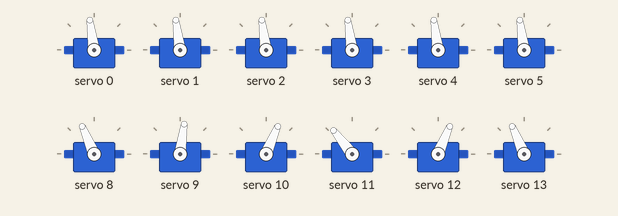
This sketch was run on a simulated Arduino Uno, built with avr-gcc and run on an emulated ATmega328P. Shown: 12 × servo. What the sketch prints to the serial monitor is not drawn.

Above: at 4.05 s.
At 5.5 s:
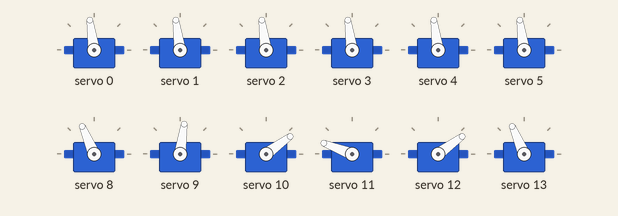
At 7.0 s:
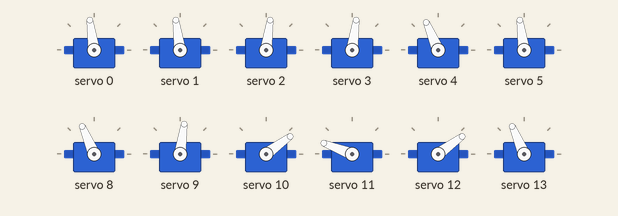
At 7.75 s:
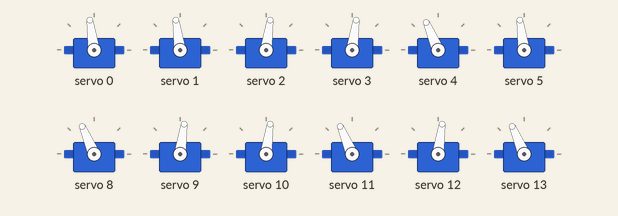
At 8.5 s:
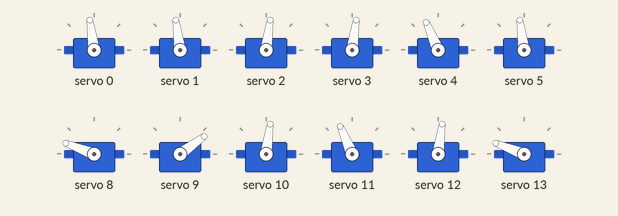
At 10.0 s:
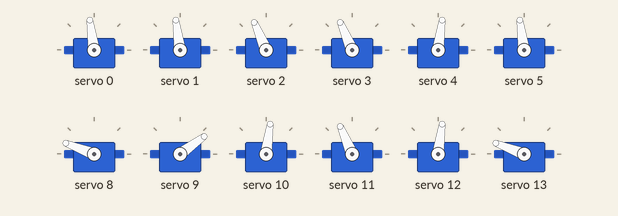
Timing chart, 0 to 11.8 s (numbered marks = the images above):
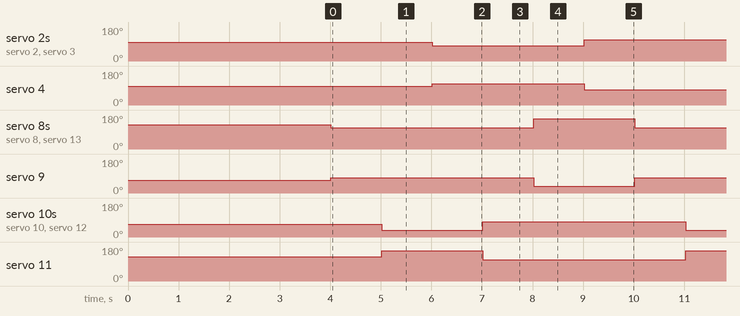

Measured:
- by itself, servo 2–4: alternates 113° for 3.0 s and 82° for 3.0 s
- by itself, servo 8, servo 11, servo 13: alternates 159° for 2.0 s and 113° for 4.0 s
- by itself, servo 9, servo 10, servo 12: alternates 82° for 4.0 s and 36° for 2.0 s

The sketch:

spider.ino
```cpp
#include <Wire.h>
#include <Adafruit_PWMServoDriver.h>

// SG90-->400-2500=0-180   MG996R-->400-2500=0-120
#define SERVO_FREQ 50  // Analog servos run at ~50 Hz updates

Adafruit_PWMServoDriver pwm = Adafruit_PWMServoDriver(0x40, Wire);
int all_Angle = 0;
int pos_A = 0;
int neg_A = 0;
int angle0 = 0;
int angle1 = 0;
int angle2 = 0;
int angle3 = 0;
int angle4 = 0;
int angle5 = 0;

int PWM_value = 0;
int pos_PWM_value = 0;
int neg_PWM_value = 0;

void setup() {
  // put your setup code here, to run once:
  Serial.begin(9600);
  Serial.println("Servo test!");
  pwm.begin();
  pwm.setOscillatorFrequency(27000000);
  pwm.setPWMFreq(SERVO_FREQ);  // Analog servos run at ~50 Hz updates
  all_Angle = 0;
  PWM_value = map(all_Angle, -90, 90, 600, 2500);

  pos_A = 30;
  pos_PWM_value = map(pos_A, -90, 90, 600, 2500);

  neg_A = -30;
  neg_PWM_value = map(neg_A, -90, 90, 600, 2500);

  //==============yaw leg==============
  pwm.writeMicroseconds(0, PWM_value);
  pwm.writeMicroseconds(1, PWM_value);
  pwm.writeMicroseconds(2, PWM_value);
  pwm.writeMicroseconds(3, PWM_value);
  pwm.writeMicroseconds(4, PWM_value);
  pwm.writeMicroseconds(5, PWM_value);
  delay(2000);

  //==============row leg==============
  pwm.writeMicroseconds(8, pos_PWM_value);  // 1
  pwm.writeMicroseconds(9, neg_PWM_value);  // 2
  pwm.writeMicroseconds(10, neg_PWM_value);  // 3
  pwm.writeMicroseconds(11, pos_PWM_value);  // 4
  pwm.writeMicroseconds(12, neg_PWM_value);  // 5
  pwm.writeMicroseconds(13, pos_PWM_value);  // 6
  delay(2000);
}

void loop() {
  //=============row up=============

  pos_A = 15;
  pos_PWM_value = map(pos_A, -90, 90, 600, 2500);
  pwm.writeMicroseconds(8, pos_PWM_value);   // 1
  pwm.writeMicroseconds(13, pos_PWM_value);  // 6
  neg_A = -15;
  neg_PWM_value = map(neg_A, -90, 90, 600, 2500);
  pwm.writeMicroseconds(9, neg_PWM_value);  // 2
  delay(1000);

  pos_A = 60;
  pos_PWM_value = map(pos_A, -90, 90, 600, 2500);
  pwm.writeMicroseconds(11, pos_PWM_value);  // 4
  neg_A = -60;
  neg_PWM_value = map(neg_A, -90, 90, 600, 2500);
  pwm.writeMicroseconds(10, neg_PWM_value);  // 3
  pwm.writeMicroseconds(12, neg_PWM_value);  // 5
  delay(1000);


  //=============yaw forword=============
  pos_A = 15;
  pos_PWM_value = map(pos_A, -90, 90, 600, 2500);
  pwm.writeMicroseconds(4, pos_PWM_value);
  neg_A = -15;
  neg_PWM_value = map(neg_A, -90, 90, 600, 2500);
  pwm.writeMicroseconds(2, neg_PWM_value);
  pwm.writeMicroseconds(3, neg_PWM_value);
  delay(1000);

  //=============row down=============
  pos_A = 15;
  pos_PWM_value = map(pos_A, -90, 90, 600, 2500);
  pwm.writeMicroseconds(11, pos_PWM_value);  // 4
  neg_A = -15;
  neg_PWM_value = map(neg_A, -90, 90, 600, 2500);
  pwm.writeMicroseconds(10, neg_PWM_value);  // 3
  pwm.writeMicroseconds(12, neg_PWM_value);  // 5
  delay(1000);


  pos_A = 60;
  pos_PWM_value = map(pos_A, -90, 90, 600, 2500);
  pwm.writeMicroseconds(8, pos_PWM_value);   // 1
  pwm.writeMicroseconds(13, pos_PWM_value);  // 6
  neg_A = -60;
  neg_PWM_value = map(neg_A, -90, 90, 600, 2500);
  pwm.writeMicroseconds(9, neg_PWM_value);  // 2
  delay(1000);

  //=============yaw forword=============
  pos_A = -15;
  pos_PWM_value = map(pos_A, -90, 90, 600, 2500);
  pwm.writeMicroseconds(4, pos_PWM_value);
  neg_A = 15;
  neg_PWM_value = map(neg_A, -90, 90, 600, 2500);
  pwm.writeMicroseconds(2, neg_PWM_value);
  pwm.writeMicroseconds(3, neg_PWM_value);
  delay(1000);

}
```
